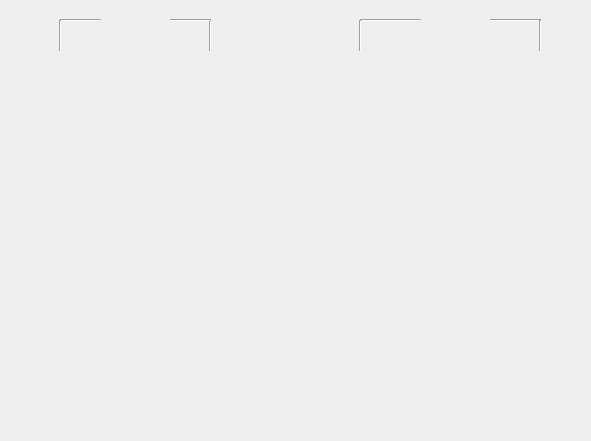
  <widget class="CSSCBasicWidget" name="csscBasicWidget_5" native="true">
   <property name="geometry">
    <rect>
     <x>1320</x>
     <y>630</y>
     <width>591</width>
     <height>441</height>
    </rect>
   </property>
   <property name="borderWidth" stdset="0">
    <number>2</number>
   </property>
   <widget class="CSSCBarRuler" name="cili_x" native="true">
    <property name="geometry">
     <rect>
      <x>290</x>
      <y>30</y>
      <width>111</width>
      <height>401</height>
     </rect>
    </property>
    <property name="maxValue" stdset="0">
     <double>10.000000000000000</double>
    </property>
    <property name="value" stdset="0">
     <double>2.000000000000000</double>
    </property>
    <property name="longStep" stdset="0">
     <number>1</number>
    </property>
   </widget>
   <widget class="CSSCBarRuler" name="cili_y" native="true">
    <property name="geometry">
     <rect>
      <x>380</x>
      <y>30</y>
      <width>111</width>
      <height>401</height>
     </rect>
    </property>
    <property name="maxValue" stdset="0">
     <double>10.000000000000000</double>
    </property>
    <property name="value" stdset="0">
     <double>2.000000000000000</double>
    </property>
    <property name="longStep" stdset="0">
     <number>1</number>
    </property>
   </widget>
   <widget class="CSSCColorLabel" name="avx_2" native="true">
    <property name="geometry">
     <rect>
      <x>310</x>
      <y>400</y>
      <width>91</width>
      <height>51</height>
     </rect>
    </property>
    <property name="font">
     <font>
      <pointsize>6</pointsize>
     </font>
    </property>
    <property name="fontColorSide" stdset="0">
     <color>
      <red>255</red>
      <green>0</green>
      <blue>0</blue>
     </color>
    </property>
    <property name="pixelSize" stdset="0">
     <number>18</number>
    </property>
    <property name="showText" stdset="0">
     <string>x方向</string>
    </property>
   </widget>
   <widget class="CSSCColorLabel" name="avy_2" native="true">
    <property name="geometry">
     <rect>
      <x>400</x>
      <y>400</y>
      <width>91</width>
      <height>51</height>
     </rect>
    </property>
    <property name="font">
     <font>
      <pointsize>6</pointsize>
     </font>
    </property>
    <property name="fontColorSide" stdset="0">
     <color>
      <red>255</red>
      <green>0</green>
      <blue>0</blue>
     </color>
    </property>
    <property name="pixelSize" stdset="0">
     <number>18</number>
    </property>
    <property name="showText" stdset="0">
     <string>y方向</string>
    </property>
   </widget>
   <widget class="CSSCColorLabel" name="csscColorLabel_31" native="true">
    <property name="geometry">
     <rect>
      <x>400</x>
      <y>0</y>
      <width>111</width>
      <height>41</height>
     </rect>
    </property>
    <property name="font">
     <font>
      <pointsize>6</pointsize>
     </font>
    </property>
    <property name="fontColorSide" stdset="0">
     <color>
      <red>255</red>
      <green>0</green>
      <blue>0</blue>
     </color>
    </property>
    <property name="pixelSize" stdset="0">
     <number>20</number>
    </property>
    <property name="showText" stdset="0">
     <string>磁力</string>
    </property>
   </widget>
   <widget class="CSSCBarRuler" name="cili_z" native="true">
    <property name="geometry">
     <rect>
      <x>470</x>
      <y>30</y>
      <width>111</width>
      <height>401</height>
     </rect>
    </property>
    <property name="maxValue" stdset="0">
     <double>10.000000000000000</double>
    </property>
    <property name="value" stdset="0">
     <double>2.000000000000000</double>
    </property>
    <property name="longStep" stdset="0">
     <number>1</number>
    </property>
   </widget>
   <widget class="CSSCColorLabel" name="avz_2" native="true">
    <property name="geometry">
     <rect>
      <x>500</x>
      <y>400</y>
      <width>91</width>
      <height>51</height>
     </rect>
    </property>
    <property name="font">
     <font>
      <pointsize>6</pointsize>
     </font>
    </property>
    <property name="fontColorSide" stdset="0">
     <color>
      <red>255</red>
      <green>0</green>
      <blue>0</blue>
     </color>
    </property>
    <property name="pixelSize" stdset="0">
     <number>18</number>
    </property>
    <property name="showText" stdset="0">
     <string>z方向</string>
    </property>
   </widget>
   <widget class="Line" name="line_34">
    <property name="geometry">
     <rect>
      <x>360</x>
      <y>0</y>
      <width>61</width>
      <height>41</height>
     </rect>
    </property>
    <property name="layoutDirection">
     <enum>Qt::LeftToRight</enum>
    </property>
    <property name="orientation">
     <enum>Qt::Horizontal</enum>
    </property>
   </widget>
   <widget class="Line" name="line_35">
    <property name="geometry">
     <rect>
      <x>490</x>
      <y>0</y>
      <width>51</width>
      <height>41</height>
     </rect>
    </property>
    <property name="layoutDirection">
     <enum>Qt::LeftToRight</enum>
    </property>
    <property name="orientation">
     <enum>Qt::Horizontal</enum>
    </property>
   </widget>
   <widget class="Line" name="line_36">
    <property name="geometry">
     <rect>
      <x>530</x>
      <y>20</y>
      <width>20</width>
      <height>31</height>
     </rect>
    </property>
    <property name="orientation">
     <enum>Qt::Vertical</enum>
    </property>
   </widget>
   <widget class="Line" name="line_37">
    <property name="geometry">
     <rect>
      <x>350</x>
      <y>20</y>
      <width>20</width>
      <height>31</height>
     </rect>
    </property>
    <property name="orientation">
     <enum>Qt::Vertical</enum>
    </property>
   </widget>
   <widget class="CSSCBarTemp" name="wendu" native="true">
    <property name="geometry">
     <rect>
      <x>10</x>
      <y>39</y>
      <width>101</width>
      <height>371</height>
     </rect>
    </property>
   </widget>
   <widget class="CSSCBarScale" name="midu_qiya" native="true">
    <property name="geometry">
     <rect>
      <x>140</x>
      <y>50</y>
      <width>131</width>
      <height>361</height>
     </rect>
    </property>
    <property name="maxValue" stdset="0">
     <double>50.000000000000000</double>
    </property>
    <property name="value" stdset="0">
     <double>1.200000000000000</double>
    </property>
    <property name="alarmValue" stdset="0">
     <double>1000.000000000000000</double>
    </property>
    <property name="maxValueRight" stdset="0">
     <double>50.000000000000000</double>
    </property>
    <property name="valueRight" stdset="0">
     <double>9.900000000000000</double>
    </property>
    <property name="alarmValueRight" stdset="0">
     <double>1000.000000000000000</double>
    </property>
    <property name="longStep" stdset="0">
     <number>10</number>
    </property>
    <property name="shortStep" stdset="0">
     <number>1</number>
    </property>
    <property name="longStepRight" stdset="0">
     <number>10</number>
    </property>
    <property name="shortStepRight" stdset="0">
     <number>1</number>
    </property>
   </widget>
   <widget class="CSSCColorLabel" name="avx_3" native="true">
    <property name="geometry">
     <rect>
      <x>10</x>
      <y>400</y>
      <width>91</width>
      <height>51</height>
     </rect>
    </property>
    <property name="font">
     <font>
      <pointsize>6</pointsize>
     </font>
    </property>
    <property name="fontColorSide" stdset="0">
     <color>
      <red>255</red>
      <green>0</green>
      <blue>0</blue>
     </color>
    </property>
    <property name="pixelSize" stdset="0">
     <number>16</number>
    </property>
    <property name="showText" stdset="0">
     <string>温度(℃)</string>
    </property>
   </widget>
   <widget class="CSSCColorLabel" name="avx_4" native="true">
    <property name="geometry">
     <rect>
      <x>90</x>
      <y>400</y>
      <width>121</width>
      <height>51</height>
     </rect>
    </property>
    <property name="font">
     <font>
      <pointsize>6</pointsize>
     </font>
    </property>
    <property name="fontColorSide" stdset="0">
     <color>
      <red>255</red>
      <green>0</green>
      <blue>0</blue>
     </color>
    </property>
    <property name="pixelSize" stdset="0">
     <number>15</number>
    </property>
    <property name="showText" stdset="0">
     <string>密度(kg/m³)</string>
    </property>
   </widget>
   <widget class="CSSCColorLabel" name="avx_5" native="true">
    <property name="geometry">
     <rect>
      <x>210</x>
      <y>400</y>
      <width>121</width>
      <height>51</height>
     </rect>
    </property>
    <property name="font">
     <font>
      <pointsize>6</pointsize>
     </font>
    </property>
    <property name="fontColorSide" stdset="0">
     <color>
      <red>255</red>
      <green>0</green>
      <blue>0</blue>
     </color>
    </property>
    <property name="pixelSize" stdset="0">
     <number>15</number>
    </property>
    <property name="showText" stdset="0">
     <string>气压(10kpa)</string>
    </property>
   </widget>
   <widget class="Line" name="line_38">
    <property name="geometry">
     <rect>
      <x>60</x>
      <y>0</y>
      <width>41</width>
      <height>41</height>
     </rect>
    </property>
    <property name="layoutDirection">
     <enum>Qt::LeftToRight</enum>
    </property>
    <property name="orientation">
     <enum>Qt::Horizontal</enum>
    </property>
   </widget>
   <widget class="Line" name="line_39">
    <property name="geometry">
     <rect>
      <x>200</x>
      <y>20</y>
      <width>20</width>
      <height>31</height>
     </rect>
    </property>
    <property name="orientation">
     <enum>Qt::Vertical</enum>
    </property>
   </widget>
   <widget class="CSSCColorLabel" name="csscColorLabel_32" native="true">
    <property name="geometry">
     <rect>
      <x>80</x>
      <y>0</y>
      <width>111</width>
      <height>41</height>
     </rect>
    </property>
    <property name="font">
     <font>
      <pointsize>6</pointsize>
     </font>
    </property>
    <property name="fontColorSide" stdset="0">
     <color>
      <red>255</red>
      <green>0</green>
      <blue>0</blue>
     </color>
    </property>
    <property name="pixelSize" stdset="0">
     <number>20</number>
    </property>
    <property name="showText" stdset="0">
     <string>大气</string>
    </property>
   </widget>
   <widget class="Line" name="line_40">
    <property name="geometry">
     <rect>
      <x>50</x>
      <y>20</y>
      <width>20</width>
      <height>31</height>
     </rect>
    </property>
    <property name="orientation">
     <enum>Qt::Vertical</enum>
    </property>
   </widget>
   <widget class="Line" name="line_41">
    <property name="geometry">
     <rect>
      <x>170</x>
      <y>0</y>
      <width>41</width>
      <height>41</height>
     </rect>
    </property>
    <property name="layoutDirection">
     <enum>Qt::LeftToRight</enum>
    </property>
    <property name="orientation">
     <enum>Qt::Horizontal</enum>
    </property>
   </widget>
  </widget>
